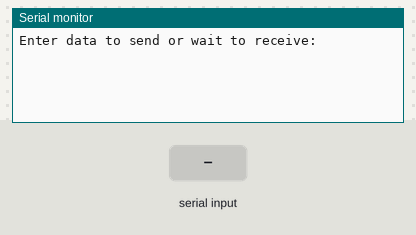
Recording of a sketch running on a simulated Arduino Uno, built with avr-gcc and run on an emulated ATmega328P. Shown: the last lines printed to the serial monitor. Inputs (shaded band) come from the test bench.

Above: at 1.2 s.
1.3 s: "1\n" received over Serial
At 2.4 s:
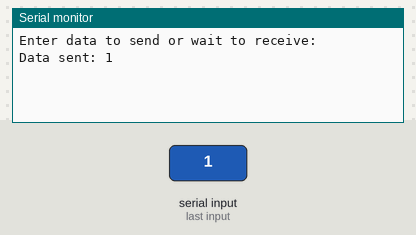
2.8 s: "1\n" received over the second serial link
At 4.0 s:
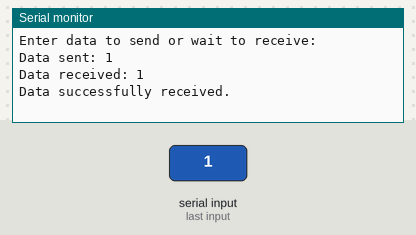
4.3 s: "0\n" received over Serial
At 4.7 s:
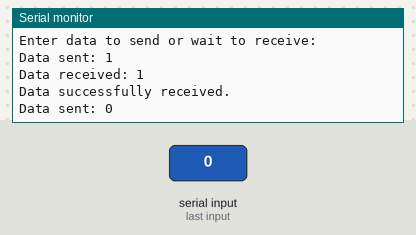
5.8 s: "0\n" received over the second serial link
At 6.3 s:
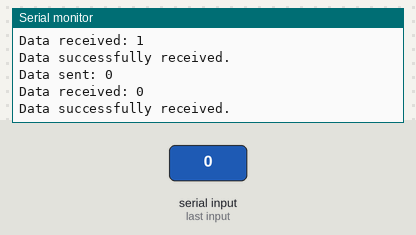

The sketch:

hDRS485_2.ino
```cpp
#include <SoftwareSerial.h>

// Define the pins for the MAX485
#define DE 5    // Arduino: 5 || ESP: 0
#define RE 6    // Arduino: 6 || ESP: 4

// Create a SoftwareSerial object to communicate with the MAX485
SoftwareSerial RS485Serial(7, 4); // RX, TX   //Arduino: (7, 4) || ESP: (5, 2)

void setup() {
  // Initialize the serial communication
  Serial.begin(9600);
  RS485Serial.begin(9600);

  // Set the DE and RE pins as outputs
  pinMode(DE, OUTPUT);
  pinMode(RE, OUTPUT);

  // Set DE and RE low to enable receiving mode by default
  digitalWrite(DE, LOW);
  digitalWrite(RE, LOW);

  Serial.println("Enter data to send or wait to receive:");
}

void loop() {
  // Check if data is available in the serial terminal to send
  if (Serial.available()) {
    // Read the data from the serial terminal
    String dataToSend = Serial.readStringUntil('\n');

    // Switch to transmission mode
    digitalWrite(DE, HIGH);
    digitalWrite(RE, HIGH);

    // Send the data over RS485
    RS485Serial.println(dataToSend);

    // Print the sent data to the serial monitor
    Serial.print("Data sent: ");
    Serial.println(dataToSend);

    // Switch back to receiving mode
    digitalWrite(DE, LOW);
    digitalWrite(RE, LOW);
  }

  // Check if data is available to receive over RS485
  if (RS485Serial.available()) {
    // Read the received data
    String receivedData = RS485Serial.readStringUntil('\n');

    // Print the received data to the serial monitor
    Serial.print("Data received: ");
    Serial.println(receivedData);

    // Print a successful message
    Serial.println("Data successfully received.");
  }
}
```

Measured:
- after the input at 1.3 s, the serial monitor: prints a new line at once (image 1)
- after the input at 2.8 s, the serial monitor: prints a new line at once (image 2)
- after the input at 4.3 s, the serial monitor: prints a new line at once (image 3)
- after the input at 5.8 s, the serial monitor: prints a new line at once (image 4)
